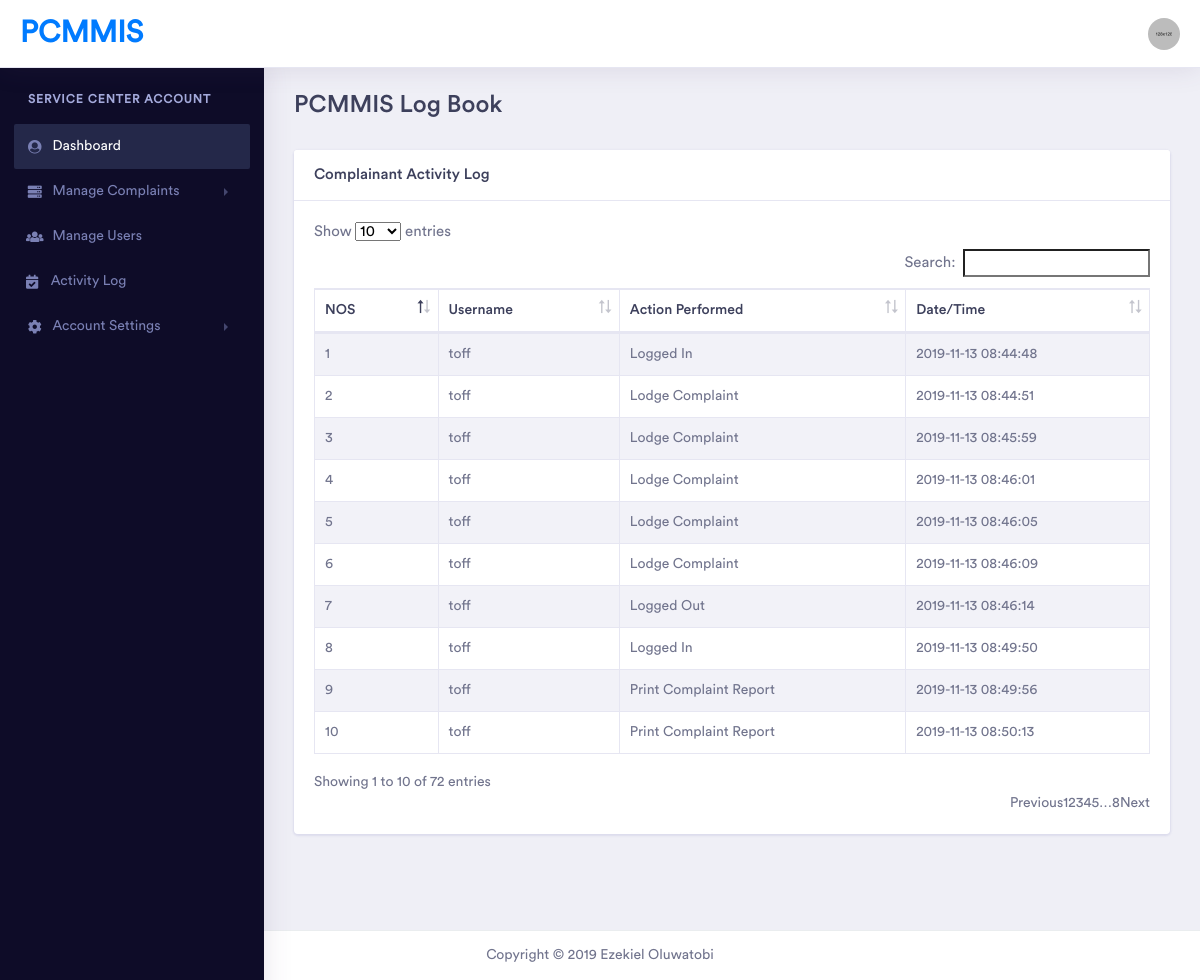
Page /servicecenter/activity_log.php (signed in) on the committed database.
### tables this page shows
CREATE TABLE IF NOT EXISTS `log` (
  `log_id` int(11) NOT NULL AUTO_INCREMENT,
  `username` varchar(10) NOT NULL,
  `action` varchar(50) NOT NULL,
  `date_time` timestamp NOT NULL DEFAULT CURRENT_TIMESTAMP ON UPDATE CURRENT_TIMESTAMP,
  `acct_type` varchar(20) NOT NULL,
  PRIMARY KEY (`log_id`)
);

### servicecenter/activity_log.php (the view, shortened to what this page needs)
<?php include ('includes/session.php') ?>
<!doctype html>
<html lang="en">
<head>
    <link rel="stylesheet" href="../assets/vendor/bootstrap/css/bootstrap.min.css">
    <link href="../assets/vendor/fonts/circular-std/style.css" rel="stylesheet">
    <link rel="stylesheet" href="../assets/libs/css/style.css">
    <link rel="stylesheet" href="../assets/vendor/fonts/fontawesome/css/fontawesome-all.css">
    <link rel="stylesheet" type="text/css" href="../assets/vendor/datatables/css/dataTables.bootstrap4.css">
    <link rel="stylesheet" type="text/css" href="../assets/vendor/datatables/css/buttons.bootstrap4.css">
    <link rel="stylesheet" type="text/css" href="../assets/vendor/datatables/css/select.bootstrap4.css">
    <link rel="stylesheet" type="text/css" href="../assets/vendor/datatables/css/fixedHeader.bootstrap4.css">
</head>
<body>
    <div class="dashboard-main-wrapper">
     	<?php include ('includes/header.php'); ?>
        <?php include ('includes/sidebar.php'); ?>
        <div class="dashboard-wrapper">
            <div class="container-fluid  dashboard-content">
                 <div class="row">
                    <div class="col-xl-8 col-lg-12 col-md-12 col-sm-12 col-12">
                        <div class="page-header">
                            <h2 class="pageheader-title"> PCMMIS Log Book</h2>
                        </div>
                    </div>
                </div>
 <div class="row">
                    <div class="col-xl-12 col-lg-12 col-md-12 col-sm-12 col-12">
                        <div class="card">
                            <h5 class="card-header">Complainant Activity Log</h5>
                            <div class="card-body">
                                    <table table width="100%" class="table table-striped table-bordered table-hover" id="cusTable">
                                        <thead>
                                            <tr>
                                                <th>NOS</th>
                                                <th>Username</th>
                                                <th>Action Performed</th>
                                                <th>Date/Time</th>
                                            </tr>
                                        </thead>
                                       <tbody>
											<?php
												$count = 1;
												$cq=mysqli_query($conn,"select * from log WHERE acct_type = 'commplainant'");
												while($cqrow=mysqli_fetch_array($cq)){
												?>
													<tr>
														<td><?php echo  $count++ ?></td>
														<td><?php echo $cqrow['username']; ?></td>
														<td><?php echo $cqrow['action']; ?></td>
														<td><?php echo $cqrow['date_time']; ?></td>
													</tr>
												<?php
												}
											?>
							                </tbody>
                                    </table>
                            </div>
                        </div>
                    </div>
                </div>
                </div>
            </div>
           <?php include ('includes/footer.php'); ?>
        </div>
</body>
</html>

### rows in the picture
log: username "toff", action "Logged In", date_time "2019-11-13 08:44:48"
log: username "toff", action "Lodge Complaint", date_time "2019-11-13 08:44:51"
log: username "toff", action "Lodge Complaint", date_time "2019-11-13 08:45:59"
log: username "toff", action "Lodge Complaint", date_time "2019-11-13 08:46:01"
log: username "toff", action "Lodge Complaint", date_time "2019-11-13 08:46:05"
log: username "toff", action "Lodge Complaint", date_time "2019-11-13 08:46:09"
log: username "toff", action "Logged Out", date_time "2019-11-13 08:46:14"
log: username "toff", action "Logged In", date_time "2019-11-13 08:49:50"
log: username "toff", action "Print Complaint Report", date_time "2019-11-13 08:49:56"
log: username "toff", action "Print Complaint Report", date_time "2019-11-13 08:50:13"
